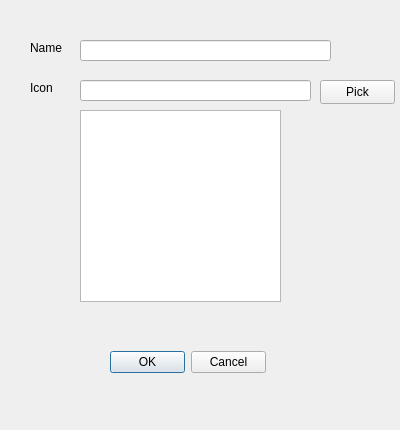
<?xml version="1.0" encoding="UTF-8"?>
<ui version="4.0">
 <class>ConfigsDialog</class>
 <widget class="QDialog" name="ConfigsDialog">
  <property name="geometry">
   <rect>
    <x>0</x>
    <y>0</y>
    <width>400</width>
    <height>430</height>
   </rect>
  </property>
  <property name="windowTitle">
   <string>Dialog</string>
  </property>
  <widget class="QLabel" name="label">
   <property name="geometry">
    <rect>
     <x>30</x>
     <y>40</y>
     <width>53</width>
     <height>16</height>
    </rect>
   </property>
   <property name="text">
    <string>Name</string>
   </property>
  </widget>
  <widget class="QLineEdit" name="editName">
   <property name="geometry">
    <rect>
     <x>80</x>
     <y>40</y>
     <width>251</width>
     <height>21</height>
    </rect>
   </property>
  </widget>
  <widget class="QLabel" name="label_2">
   <property name="geometry">
    <rect>
     <x>30</x>
     <y>80</y>
     <width>31</width>
     <height>16</height>
    </rect>
   </property>
   <property name="text">
    <string>Icon</string>
   </property>
  </widget>
  <widget class="QLineEdit" name="lineEdit">
   <property name="geometry">
    <rect>
     <x>80</x>
     <y>80</y>
     <width>231</width>
     <height>21</height>
    </rect>
   </property>
  </widget>
  <widget class="QPushButton" name="btnPick">
   <property name="geometry">
    <rect>
     <x>320</x>
     <y>80</y>
     <width>75</width>
     <height>24</height>
    </rect>
   </property>
   <property name="text">
    <string>Pick</string>
   </property>
  </widget>
  <widget class="QGraphicsView" name="imgIcon">
   <property name="geometry">
    <rect>
     <x>80</x>
     <y>110</y>
     <width>201</width>
     <height>192</height>
    </rect>
   </property>
  </widget>
  <widget class="QDialogButtonBox" name="buttonBox">
   <property name="geometry">
    <rect>
     <x>110</x>
     <y>350</y>
     <width>156</width>
     <height>24</height>
    </rect>
   </property>
   <property name="standardButtons">
    <set>QDialogButtonBox::Cancel|QDialogButtonBox::Ok</set>
   </property>
  </widget>
 </widget>
 <resources/>
 <connections/>
</ui>
